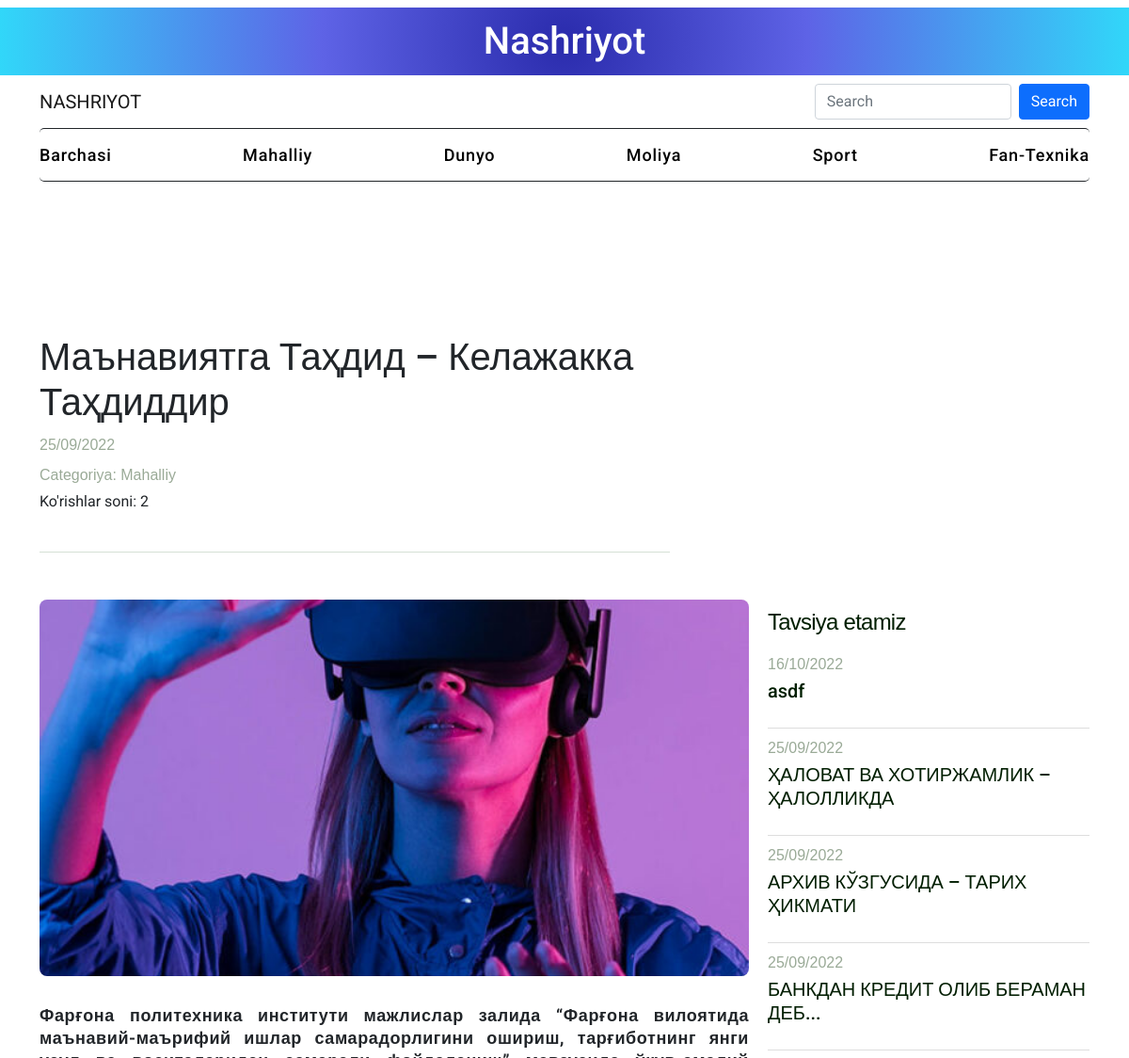
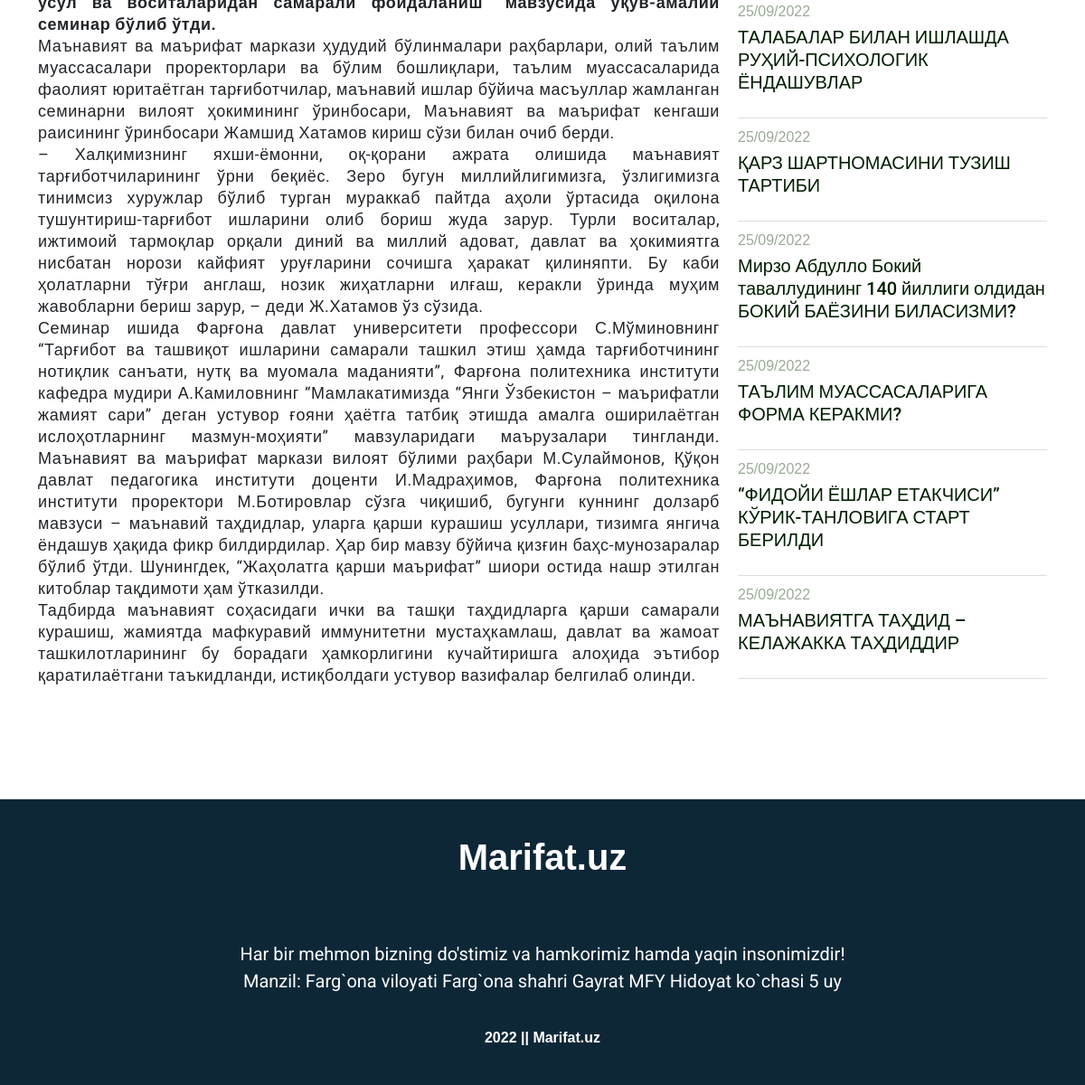
The page /article/18 on the database its author committed (2 pictures, top to bottom).
### pages/models.py (models this page shows, shortened)
class Articles(models.Model):
    categories = Const.categories
    title = models.CharField(max_length=100, verbose_name='Sarlavha:')
    image = models.ImageField()
    category = models.CharField(
        max_length=35,
        choices=categories,
        default=1
    )
    date = models.DateTimeField(auto_now_add=True)
    body = RichTextField(verbose_name='Maqola matni:')
    blog_view = models.IntegerField(default=0)
    def get_category(self):
        return dict(Articles.categories)[self.category]
    def get_date(self):
        now = self.date
        date_time = now.strftime("%d/%m/%Y")
        return date_time

### pages/views.py (the view)
# urls.py: path('article/<int:pk>', views.ArticleDetailView, name='article_detail'),
def ArticleDetailView(request, pk):
    categories = dict(Const.categories)
    object = Articles.objects.get(pk=pk)
    articles_ = Articles.objects.all().order_by('-date')[:10]
    object.blog_view=object.blog_view+1
    object.save()
    context = {'object': object,
                'articles_': articles_  ,
                'categories': categories,
              }
    return render(request, 'article_detail.html', context)

### templates/article_detail.html (shortened to what this page needs)
{% extends 'main.html' %}
{% load static %}
{% block link %}{% static 'css/article_detail.css' %}{% endblock link %}
{% block content %}
<div class="blog-detail">
    <div class="container-lg detail-area">
        <div class="section-title">
            <h1>
                {{ object.title | title }}
            </h1>
            <div class="data">
                <div>
                    <p class="bg-date">{{ object.get_date }}</p>
                </div>
                <div>
                    <p class="bg-date">Categoriya: {{ object.get_category }}</p>
                    <p>Ko'rishlar soni: {{ object.blog_view }}</p>
                </div>
            </div>
        </div>
        <div class="detail-content">
            <div class="detail-main-content">
                <div class="blog-description">
                    <div class="blog-post-photo">
                        {% if object.image %}
                        <img src="{{ object.image.url }}" alt="">
                        {% else %}
                        <img src="{% static 'images/rasm10.jpg' %}" alt="">
                        {% endif %}
                    </div>
                    <div class="blog-word">
                        <p>
                            {{ object.body | safe}}
                        </p>
                    </div>
                </div>
            </div>
                <div class="might-like">
                    <div class="title">
                        <h2 class="detail-title">
                            Tavsiya etamiz
                        </h2>
                    </div>
                    <ul class="blog-items">
                        {% for article_ in articles_ %}
                        <li class="articel-item blog-item">
                            <a href=" {% url 'article_detail' article_.pk %} ">
                                <div class="articel-content">
                                    <p class="bg-date">
                                        {{ article_.get_date }}
                                    </p>
                                    <p class="bg-title"> {{ article_.title }} </p>
                                </div>
                            </a>
                        </li>
                        {% endfor %}
                    </ul>
            </div>
        </div>
    </div>
</div>
{% endblock content %}

### static/css/main.css (style rules this page uses)
* { margin: 0; padding: 0; font-family:'Roboto', sans-serif;; }
a { text-decoration: none; }

### static/css/cate.css (style rules this page uses)
a { color: #001000; text-decoration: none; }
.bg-title { font-family: 'Roboto', sans-serif; color: #001e00; font-size: 20px; line-height: 25px; font-weight: 500; letter-spacing: -0.002em; }
.bg-date { font-style: 16px; line-height: 22px; color: #9aaa97; font-weight: 500; font-family: 'Neuemontreal', sans-serif; position: relative; bottom: 0; margin-bottom: 5px; margin-top: 10px; }

### static/css/article_detail.css (style rules this page uses)
.blog-detail .section-title { padding-top: 155px; padding-bottom: 25px; border-bottom: 1px solid #d5e0d5; width: 60%; }
.blog-post-photo { overflow: hidden; width: 100%; height: 400px; margin-bottom: 30px; border-radius: 8px; }
.blog-post-photo img { width: 100%; height: 100%; object-fit: cover; -o-object-fit: cover; border: 0; vertical-align: middle; display: inline-block; max-width: 100%; }
.blog-word { margin-top: 25px; width: 100%; margin-bottom: 25px; }
.blog-word p { font-size: 18px; line-height: 24px; letter-spacing: .6px; margin: 0 !important; }
.detail-content { display: flex; flex-direction: row; align-items: flex-start; justify-content: space-around; }
.detail-main-content { width: 170%; }
.might-like { padding-top: 54px; padding-left: 20px; }
.title h2 { margin-top: 0; margin-bottom: 15px; font-family: 'Neuemontreal', sans-serif; color: #001e00; font-size: 38px; line-height: 39px; font-weight: 400; letter-spacing: -.032em; }
.blog-items { padding: 0; }
.blog-item { list-style: none; border-bottom: 1px solid #ddd; padding-bottom: 10px; }
.detail-title { font-size: 24px !important; }

### rows shown on the page
Articles: title "Маънавиятга Таҳдид – Келажакка Таҳдиддир", get_date "25/09/2022", get_category "Mahalliy", blog_view "2", image (picture), body "Фарғона политехника институти мажлислар залида “Фарғона вилоятида маънавий-маърифий ишлар самарадорлигини ошириш, тарғиботнинг янги усул ва воситаларидан самарали фойдаланиш” мавзусида ўқув-амалий семинар бўлиб ўтди. Маънавият ва маърифат маркази ҳудудий бўлинмалари раҳбарлари, олий таълим муассасалари проректорлари ва бўлим бошлиқлари, таълим муассасаларида фаолият юритаётган тарғиботчилар, маънавий ишлар бўйича масъуллар жамланган семинарни вилоят ҳокимининг ўринбосари, Маънавият ва маърифат кенгаши раисининг ўринбосари Жамшид Хатамов кириш сўзи билан очиб берди. – Халқимизнинг яхши-ёмонни, оқ-қорани ажрата олишида маънавият тарғиботчиларининг ўрни беқиёс. Зеро бугун миллийлигимизга,…", title "МАЪНАВИЯТГА ТАҲДИД – КЕЛАЖАККА ТАҲДИДДИР"
Articles: get_date "16/10/2022", title "asdf"
Articles: get_date "25/09/2022", title "ҲАЛОВАТ ВА ХОТИРЖАМЛИК – ҲАЛОЛЛИКДА"
Articles: get_date "25/09/2022", title "АРХИВ КЎЗГУСИДА – ТАРИХ ҲИКМАТИ"
Articles: get_date "25/09/2022", title "БАНКДАН КРЕДИТ ОЛИБ БЕРАМАН ДЕБ..."
Articles: get_date "25/09/2022", title "ТАЛАБАЛАР БИЛАН ИШЛАШДА РУҲИЙ-ПСИХОЛОГИК ЁНДАШУВЛАР"
Articles: get_date "25/09/2022", title "ҚАРЗ ШАРТНОМАСИНИ ТУЗИШ ТАРТИБИ"
Articles: get_date "25/09/2022", title "Мирзо Абдулло Бокий таваллудининг 140 йиллиги олдидан БОКИЙ БАЁЗИНИ БИЛАСИЗМИ?"
Articles: get_date "25/09/2022", title "ТАЪЛИМ МУАССАСАЛАРИГА ФОРМА КЕРАКМИ?"
Articles: get_date "25/09/2022", title "“ФИДОЙИ ЁШЛАР ЕТАКЧИСИ” КЎРИК-ТАНЛОВИГА СТАРТ БЕРИЛДИ"

### other values the page prints
{{ value }} "Mahalliy" "Dunyo" "Moliya" "Sport" "Fan-Texnika"
